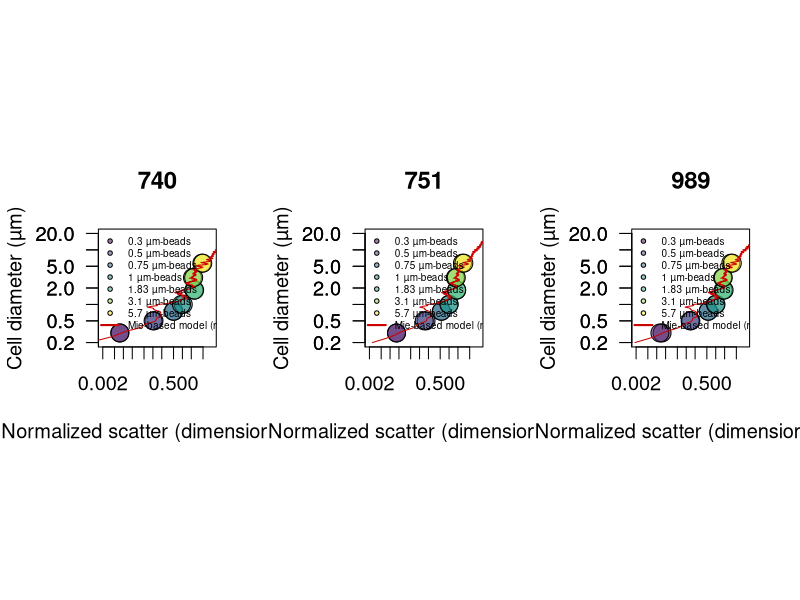

This chart was generated by the following R code: (Note: this script raises an error after producing the figure.)
library(scales)
library(viridis)
path.to.git.repository <- "~/Documents/DATA/Codes/mie-theory"
setwd(path.to.git.repository)

#############################
### scatter normalization ###
#############################

beads740 <- read.csv("740-summary.csv")
beads740$fsc <- 10^((beads740$fsc.corr.high/2^16)*3.5)
id.740 <- which(beads740$size == 1) # find 1 micron beads
beads740$normalized.fsc <- beads740$fsc/mean(beads740[id.740,'fsc'])
beads740 <- beads740[order(beads740$size),]

beads989<- read.csv("989-summary.csv")
beads989$fsc <- 10^((beads989$fsc.corr.high/2^16)*3.5)
id.989 <- which(beads989$size == 1) # find 1 micron beads
beads989$normalized.fsc <- beads989$fsc/mean(beads989[id.989,'fsc'])
beads989 <- beads989[order(beads989$size),]

beads751 <- read.csv("751-summary.csv")
beads751$fsc <- 10^((beads751$fsc.corr.high/2^16)*3.5)
id.751<- which(beads751$size == 1) # find 1 micron beads
beads751$normalized.fsc <- beads751 $fsc/mean(beads751 [id.751,'fsc'])
beads751 <- beads751[order(beads751$size),]


####################
### OPTIMIZATION ###
####################
library(DEoptim)

# Mie theory fitting
# n for phyto = 1.35- 1.41 # see Lehmuskero et al. Progr Oceanogr 2018
mie2 <- t(read.csv("meidata-1010.csv" ,header=F)) # low
mie1 <- t(read.csv("meidata-1032.csv" ,header=F)) # fit
mie3 <- t(read.csv("meidata-1055.csv" ,header=F)) # high
mie4 <- t(read.csv("meidata-beads.csv" ,header=F)) # particle of 1 µm, index of refraction of 1.6033

# optimization routine
sigma.lsq <- function(mie, beads, params){

     c <- params[1]
     b <- params[2]
     id <- findInterval(beads$size, mie[,1])
     scatt <- (mie[id,2]/c)^b

           df <- data.frame(obs=beads$normalized.fsc, pred=scatt)
      sigma <- mean(((df$obs - df$pred)/df$obs)^2,na.rm=T)
      return(sigma)
  }



######################################################
#### compare MIE prediction with calibration beads ###
######################################################
png("Mie-beads-scatter.png",width=12, height=6, unit='in', res=400)

par(mfrow=c(1,3), pty='s', cex=1.2)

for(inst in c(740,751,989)){

# inst <- 740

### Optiomization

if(inst == 740) beads <- beads740
if(inst == 751) beads <- beads751
if(inst == 989) beads <- beads989

#beads1 <- subset(beads,  size > 0.3) # run to test optimzation across range of particle size, except 0.3 microns beads not properly analyzed.

f <- function(params) sigma.lsq(mie=mie4, beads=beads, params)
res <- DEoptim(f, lower=c(0,0), upper=c(10000,2), control=DEoptim.control(itermax=1000, reltol=1e-8,trace=100, steptol=100, strategy=2, parallelType=0))
print(res$optim$bestval)
params <- res$optim$bestmem # optimized 'c' and 'b' values
print(params)


### CREATE LOOKUP TABLE
#d <- 0.220; e <- 1 # LINEAR Shalapyonok et al. 2001; 0.220 (Li et al. 1992, Veldhuis et al. 2004, and more studies agreed with 220 fg C um-3)
#d <- 0.54; e <- 0.85 # EXPO Roy, S., Sathyendranath, S. & Platt, T. Size-partitioned phytoplankton carbon and carbon-to-chlorophyll ratio from ocean colour by an absorption-based bio-optical algorithm. Remote Sens. Environ. 194, 177–189 (2017).
#d <- 0.216; e <- 0.939 # ALL Protists EXPO Roy, 1. Menden-Deuer, S. & Lessard, E. J. Carbon to volume relationships for dinoflagellates, diatoms, and other protist plankton. Limnol. Oceanogr. 45, 569–579 (2000).
d <- 0.261; e <- 0.860 # < 3000 µm3 EXPO Roy, 1. Menden-Deuer, S. & Lessard, E. J. Carbon to volume relationships for dinoflagellates, diatoms, and other protist plankton. Limnol. Oceanogr. 45, 569–579 (2000).

max.scatter <- 20
min.scatter <- 0.0005

b <- params[2]
c <- params[1]
scatter <- 10^(seq(log10(min(mie2[,2]/c)), log10(max(mie3[,2]/c)),length.out=10000))

s1 <- approx((mie1[,2]/c)^b, mie1[,1], xout=scatter)
s2 <- approx((mie2[,2]/c)^b, mie2[,1], xout=scatter)
s3 <- approx((mie3[,2]/c)^b, mie3[,1], xout=scatter)
s4 <- approx((mie1[,2]/c)^b, d*(4/3*pi*(0.5*mie1[,1])^3)^e, xout=scatter)
s5 <- approx((mie2[,2]/c)^b, d*(4/3*pi*(0.5*mie2[,1])^3)^e, xout=scatter)
s6 <- approx((mie3[,2]/c)^b, d*(4/3*pi*(0.5*mie3[,1])^3)^e, xout=scatter)

		if(inst == 740){mie_740 <- data.frame(cbind(scatter=s1$x,
                                                  diam_740_mid=s1$y,diam_740_upr=s2$y,diam_740_lwr = s3$y,
                                                  Qc_740_mid=s4$y, Qc_740_upr=s5$y, Qc_740_lwr=s6$y))
                      	mie_740 <- subset(mie_740, scatter >= min.scatter & scatter <= max.scatter)
                     	}

        if(inst == 751){mie_751 <- data.frame(cbind(scatter=s1$x,
                                                  diam_751_mid=s1$y,diam_751_upr=s2$y,diam_751_lwr = s3$y,
                                                  Qc_751_mid=s4$y, Qc_751_upr=s5$y, Qc_751_lwr=s6$y))
                      	mie_751 <- subset(mie_751, scatter >= min.scatter & scatter <= max.scatter)
                      	}
	    if(inst == 989){mie_989 <- data.frame(cbind(scatter=s1$x,
                                                  diam_989_mid=s1$y,diam_989_upr=s2$y,diam_989_lwr = s3$y,
                                                  Qc_989_mid=s4$y, Qc_989_upr=s5$y, Qc_989_lwr=s6$y))
                      	mie_989 <- subset(mie_989, scatter >= min.scatter & scatter <= max.scatter)
						}

plot(beads$normalized.fsc, beads$size,log='xy', xaxt='n',xlim=c(0.002,10), ylim=c(0.2,20), bg=alpha(viridis(nrow(beads)),0.5),cex=2, pch=21, xlab="Normalized scatter (dimensionless)", ylab="Cell diameter (µm)", las=1, main=paste(inst))
axis(1, at=c(0.002,0.005,0.01,0.02,0.05,0.1,0.2,0.5,1,2,5))
axis(2, at=c(0.1,0.2,0.5,1,2,5,10,20),las=1)
lines((mie4[,2]/c)^b, mie4[,1], col='red3')
legend("topleft",cex=0.5, legend=c(paste(unique(beads$size), 'µm-beads'), "Mie-based model (n = 1.603)"), bty='n', pch=c(rep(21,nrow(beads)/2), NA), lwd=c(rep(NA,nrow(beads)/2), 2),col=c(rep(1,nrow(beads)/2),'red3'), pt.bg=alpha(c(viridis(nrow(beads)/2), 'red3'),0.5))

}

dev.off()


mie <- data.frame(cbind(mie_740[,], mie_751[,-1], mie_989[,-1]))
summary(mie)
write.csv(mie, "calibrated-mie.csv", row.names=F, quote=F)
